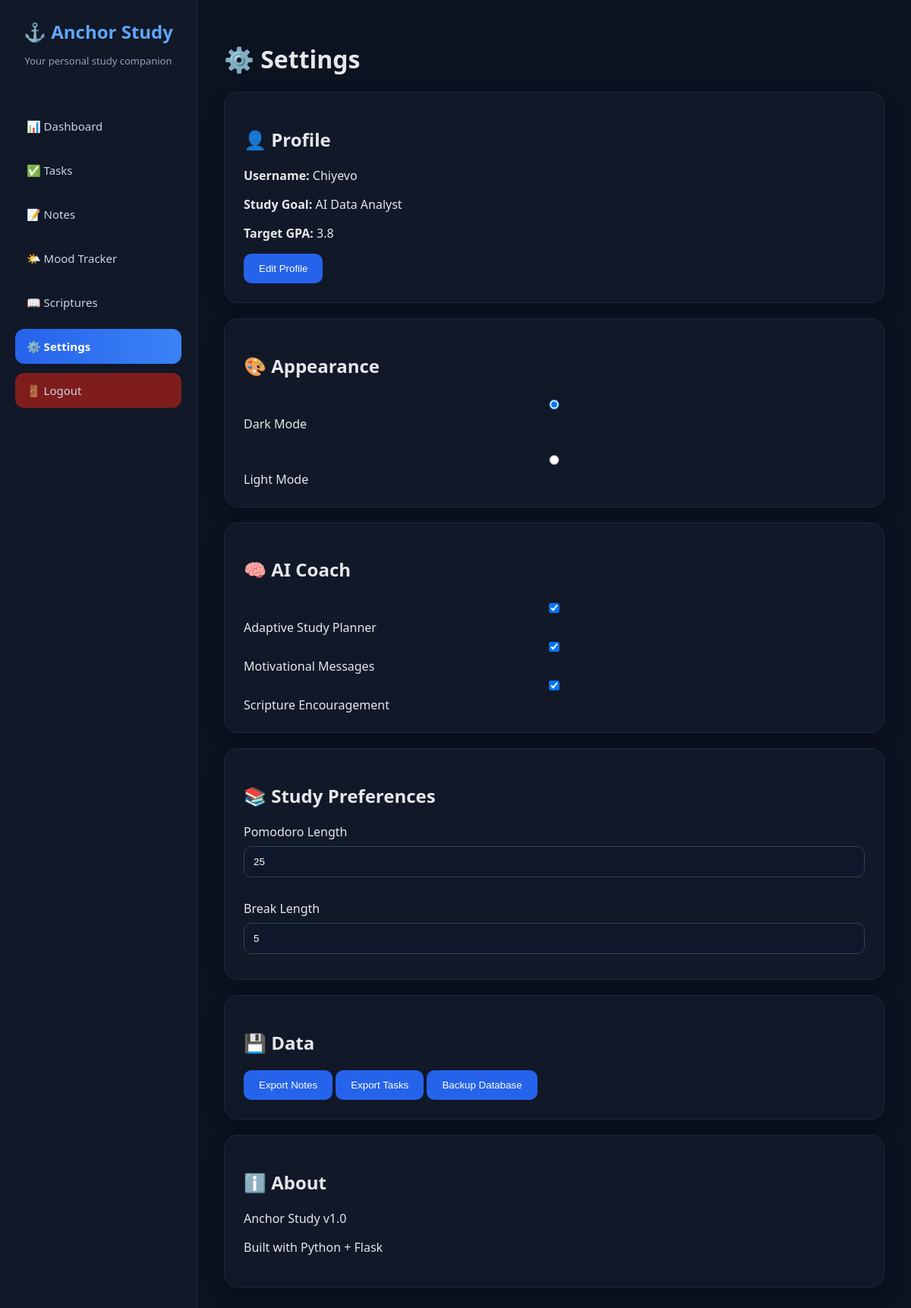
The app's page /settings (signed in) with its own data.
### tables this page shows
CREATE TABLE users (
        id INTEGER PRIMARY KEY AUTOINCREMENT,
        username TEXT UNIQUE,
        password TEXT
    , study_goal TEXT, target_gpa REAL);

### ai_student_assistant/routes/settings.py (the view)
@settings.route("/settings")
def settings_page():
    if "user" not in session:
        return render_template("login.html")
    username = session["user"]
    conn = get_db()
    user = conn.execute(
        "SELECT * FROM users WHERE username = ?",
        (username,)
    ).fetchone()
    conn.close()
    return render_template(
        "settings.html",
        user=user
    )

### ai_student_assistant/database.py (called while the page is built)
def get_db():
    conn = sqlite3.connect(DB_NAME)
    conn.row_factory = sqlite3.Row
    return conn

### ai_student_assistant/templates/settings.html
{% extends "base.html" %}
{% block content %}
<h1>⚙️ Settings</h1>
<div class="settings-grid">
<div class="card">
<h2>👤 Profile</h2>
<p><strong>Username:</strong> {{ session["user"] }}</p>
<p>
<strong>Study Goal:</strong>
{{ user.study_goal }}
</p>
<p>
<strong>Target GPA:</strong>
{{ user.target_gpa }}
</p>
<a href="/profile/edit">
<button>Edit Profile</button>
</a>
</div>
<div class="card">
<h2>🎨 Appearance</h2>
<label>
<input
type="radio"
name="theme"
checked
onclick="changeTheme('dark')">
Dark Mode
</label>
<br><br>
<label>
<input
type="radio"
name="theme"
onclick="changeTheme('light')">
Light Mode
</label>
</div>
<div class="card">
<h2>🧠 AI Coach</h2>
<label><input type="checkbox" checked> Adaptive Study Planner</label><br>
<label><input type="checkbox" checked> Motivational Messages</label><br>
<label><input type="checkbox" checked> Scripture Encouragement</label>
</div>
<div class="card">
<h2>📚 Study Preferences</h2>
<label>Pomodoro Length</label>
<input type="number" value="25">
<br><br>
<label>Break Length</label>
<input type="number" value="5">
</div>
<div class="card">
<h2>💾 Data</h2>
<button>Export Notes</button>
<button>Export Tasks</button>
<button>Backup Database</button>
</div>
<div class="card">
<h2>ℹ️ About</h2>
<p>Anchor Study v1.0</p>
<p>Built with Python + Flask</p>
</div>
</div>
{% endblock %}

### ai_student_assistant/templates/base.html (style rules this page uses)
* { box-sizing: border-box; }
body { margin: 0; font-family: "Segoe UI", Arial, sans-serif; display: flex; height: 100vh; background: #0b1220; color: #e5e7eb; }
.card { background: #111827; padding: 25px; border-radius: 18px; border: 1px solid #1e293b; box-shadow: 0 10px 25px rgba(0,0,0,0.2); margin-bottom:20px; }
button { background:#2563eb; color:white; border:none; padding:12px 20px; border-radius:10px; cursor:pointer; transition:0.3s; }
input, textarea, select { width:100%; padding:12px; border-radius:10px; border:1px solid #334155; background:#0f172a; color:white; margin:8px 0; }

### records on screen
users: user "Chiyevo", study_goal "AI Data Analyst", target_gpa "3.8"
